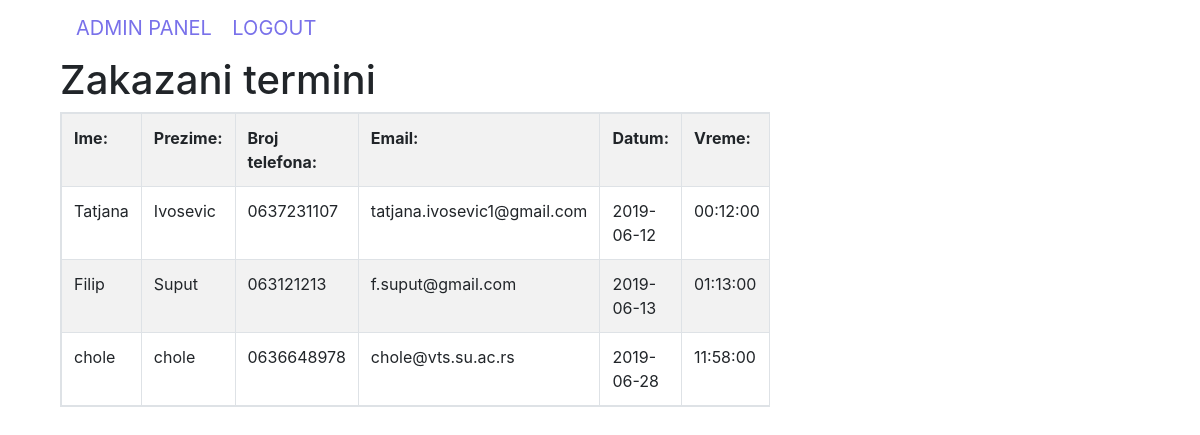
The page /DD/photography/appointments.php (signed in) on the database its author committed.
### tables this page shows
CREATE TABLE IF NOT EXISTS `booking` (
  `id_booking` int(11) NOT NULL AUTO_INCREMENT,
  `name` varchar(32) NOT NULL,
  `surname` varchar(32) NOT NULL,
  `email` varchar(32) NOT NULL,
  `phone_number` varchar(255) NOT NULL,
  `date` date NOT NULL,
  `time` time NOT NULL,
  `message` varchar(256) NOT NULL,
  PRIMARY KEY (`id_booking`)
);

### DD/photography/appointments.php (the view, shortened to what this page needs)
<?php
include_once('php/session.php');
?>
<!DOCTYPE html>
<html lang="en">
<head>
    <link href="css/bootstrap.min.css" rel="stylesheet">
</head>
<body>
<div class="container">
    <nav class="navbar navbar-default">
        <div class="container-fluid">
            <div class="navbar-header">
                <a class="navbar-brand" href="admin.php">ADMIN PANEL</a>
                <a class="navbar-brand" href="logout.php">LOGOUT</a>
            </div>
        </div>
    </nav>
    <div class="container">
        <div class="row">
            <div class="col-lg-8 col-md-6 col-sm-8 col-xs-12 col-lg-offset-2 col-md-offset-3 col-sm-offset-2">
                <h1>Zakazani termini</h1>
                <?php
                $SQL = "SELECT * FROM booking";
                $result = mysqli_query($connection, $SQL);
                ?>
                <form action="" method="post" >
                            <table class="table table-bordered table-striped table-responsive">
                                <tr>
                                    <th>Ime:</th>
                                    <th>Prezime:</th>
                                    <th>Broj telefona:</th>
                                    <th>Email:</th>
                                    <th>Datum:</th>
                                    <th>Vreme:</th>
                                </tr>
                                <?php
                                while ($row = mysqli_fetch_array($result, MYSQLI_ASSOC)) {
                                    echo "<tr>
                                    <td> " . $row['name'] . "</td>
                                    <td> " . $row['surname'] . "</td>
                                    <td> " . $row['phone_number'] . "</td>
                                    <td> " . $row['email'] . "</td>
                                    <td> " . $row['date'] . "</td>
                                    <td> " . $row['time'] . "</td>
                                    <td> " . $row['message'] . "</td>
                                    <td> " . "<a href='php/delete.php?id={$row['id_booking']};'>Delete</a>" ."</td>
                                    </tr>";
                                }
                                ?>
                            </table>
                </form>
            </div>
        </div>
    </div>
</div>

### rows shown on the page
booking: name "Tatjana", surname "Ivosevic", phone_number "0637231107", email "tatjana.ivosevic1@gmail.com", date "2019-06-12", time "00:12:00"
booking: name "Filip", surname "Suput", phone_number "063121213", email "f.suput@gmail.com", date "2019-06-13", time "01:13:00"
booking: name "chole", surname "chole", phone_number "0636648978", email "chole@vts.su.ac.rs", date "2019-06-28", time "11:58:00"
